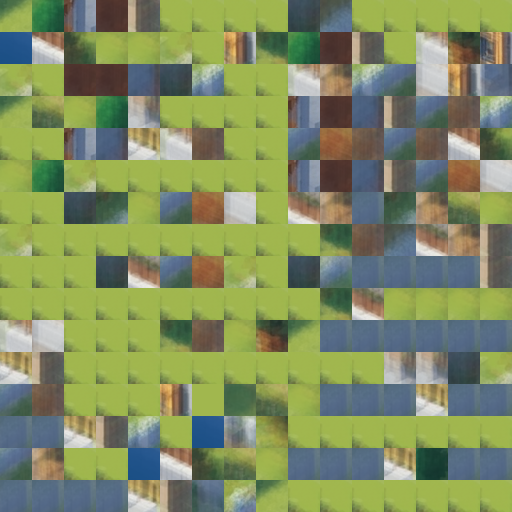

Rendered tile map (Tiled .tmx) drawn with the repository's tilesets; below, a short description and the full map source, tile grids included:
An orthogonal 16x16 tile map with 32x32 px tiles, 1 tile layer (Tile Layer 6).

<map version="1.0" orientation="orthogonal" renderorder="right-down" width="16" height="16" tilewidth="32" tileheight="32" nextobjectid="1">
 <tileset firstgid="1" source="tiled_file/2024-03-03_18-38-55_2657/tsx_2024-03-03_18-38-55_2657.tsx" />
 <layer name="Tile Layer 6" width="16" height="16">
 <data encoding="csv">13,18,9,37,20,25,25,25,25,2,46,25,25,25,25,25,11,23,16,3,3,12,25,28,32,18,37,20,25,7,55,60,12,25,37,37,57,2,24,25,25,7,63,24,17,52,28,50,13,47,3,18,40,25,25,25,25,9,37,57,20,17,15,24,25,25,9,57,34,7,15,25,25,17,35,15,17,15,23,16,3,18,12,25,25,25,25,25,25,9,37,57,20,17,35,52,25,25,2,54,3,17,35,52,25,31,63,5,54,63,47,3,12,25,25,25,25,25,25,25,25,25,32,15,46,31,63,20,25,25,25,2,31,17,35,12,25,2,14,5,5,5,5,20,25,25,25,25,25,25,25,25,25,25,32,31,3,3,3,3,7,52,25,25,25,32,15,3,55,13,5,5,5,5,5,5,34,20,25,25,25,25,25,25,25,25,25,25,40,40,2,12,17,15,25,25,25,28,26,4,47,3,5,5,5,34,5,5,5,5,34,20,24,25,11,61,33,25,25,25,25,25,25,25,17,63,25,25,11,23,16,47,3,5,5,5,34,36,5,5,5,5,5,5,34,20,42,51,13,25,25,25,25,25,25,25,54,15,46,50,13,47,3,18,2,5,5,36,36,36,36,5,5,5,5,5,5,5,34,21,49,15,24,25,25,25,25,25,32,45,4,16,3,18,40,25,2,34,36,36,36,36,36,5,5,5,5,5,5,5,5,44,49,36,15,24,25,25,25,25,23,16,47,3,12,25,25,2,34,53,54,36,36,36,36,5,5,5,5,5,5,5,14,8,49,56,36,15,25,25,25,25,47,3,12,40,25,25,25,28,42,51,39,36,36,36,36,5,5,5,5,5,5,5,14,8,49,56,4,12,25,25,25,25,18,40,25,25,20,28,2,7,42,61,51,29,36,36,5,5,5,5,5,5,5,14,14,41,4,4,4,25,25,25,25,25,25,25,25,11,29,46,7,18,42,19,59,6,29,45,29,5,5,5,5,5,34,45,45,4,16,14,4,25,50,29,24,25,25,25,25,6,30,62,12,62,42,62,59,51,49,4,14,14,29,34,5,5,14,4,4,56,14,14,56,46,13,16,52,25,25,25,25,42,51,6,30,9,60,6,39,51,49,4,14,14,42,14,26,29,45,56,1,56,14,14,56,3,14,45,48,25,25,25,25,42,9,42,51,61,19,46,21,60,49,4,29,14,42,14,38,42,49,1,1,56,14,14,14,45,48,13,4,24,25,2,7,42,62,3,27,61,61,31,44,19,49,56,41,4,48,29,38,51,49,1,45,56,14,45,48,4,16,14,56,15,2,17,63,55,62,18,27,61,61,48,42,19,38,62,26,14,44,51,33,51,49,56,56,14,45,48,4,16,1,1,56,63,7,17,35,14,44,39,27,61,38,20,61,19,60,6,33,62,38,9,42,21,49,26,45,48,13,47,41,1,35,1,1,1,7,31,53,3,3,47,44,61,62,36,42,19,4,43,51,6,33,9,9,29,38,48,48,4,1,1,41,35,35,1,36,63,40,32,18,29,14,15,3,38,14,36,42,19,4,56,41,55,51,51,22,39,48,13,47,41,1,53,56,1,36,1,63,53,7,17,46,38,14,52,26,62,14,36,42,19,16,56,45,4,0,42,51,39,4,3,63,41,45,4,1,1,63,53,45,4,32,31,14,14,31,14,38,62,26,26,38,47,53,48,48,49,0,44,27,39,4,1,45,4,1,1,63,63,53,48,16,47,23,50,2,2,34,20,46,46,9,9,61,19,15,47,41,55,39,48,17,41,4,4,16,1,63,63,63,45,4,16,3,3,30,13,60,11,49,3,14,26,9,9,9,62,26,26,3,3,13,47,17,35,4,16,1,63,63,53,45,16,47,3,3,18,58,6,30,7,16,34,9,9,9,9,9,9,9,9,9,26,50,7,35,63,1,63,63,63,45,4,16,3,3,18,40,25,10,55,58,39,3,34,9,9,9,13,20,9,38,17,52,9,9,32,54,63,63,63,53,45,4,47,18,18,12,25,25,25,10,10,10,55,43,22,9,9,38,48,18,2,32,54,3,34,20,14,36,63,63,53,48,16,18,12,25,25,25,25,25,25,10,10,10,10,10,55,43,22,7,44,60,11,2,32,34,46,34,15,3,31,12,13,47,18,40,25,25,25,25,25,25,25,10,10,10,10,10,10,10,55,43,22,30,60,23,11,32,17,63,18,12,50,13,18,12,25,25,25,25,25,25,25,25,25,10,10,10,10,10,10,10,10,10,55,58,22,30,60,48,32,18,50,23,47,18,40,25,25,25,25,25,25,25,25,25,25
</data>
 </layer>
 </map>